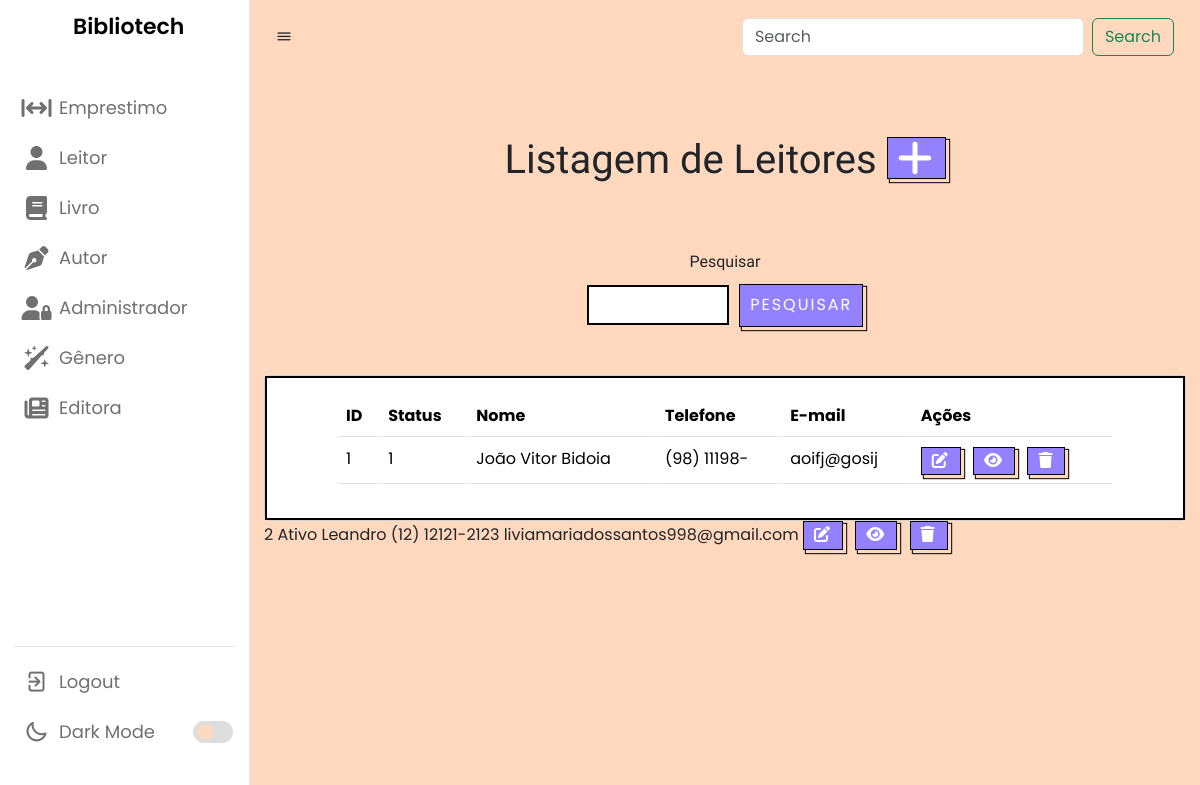
The page /listarLeitor.php on the database as committed earlier.
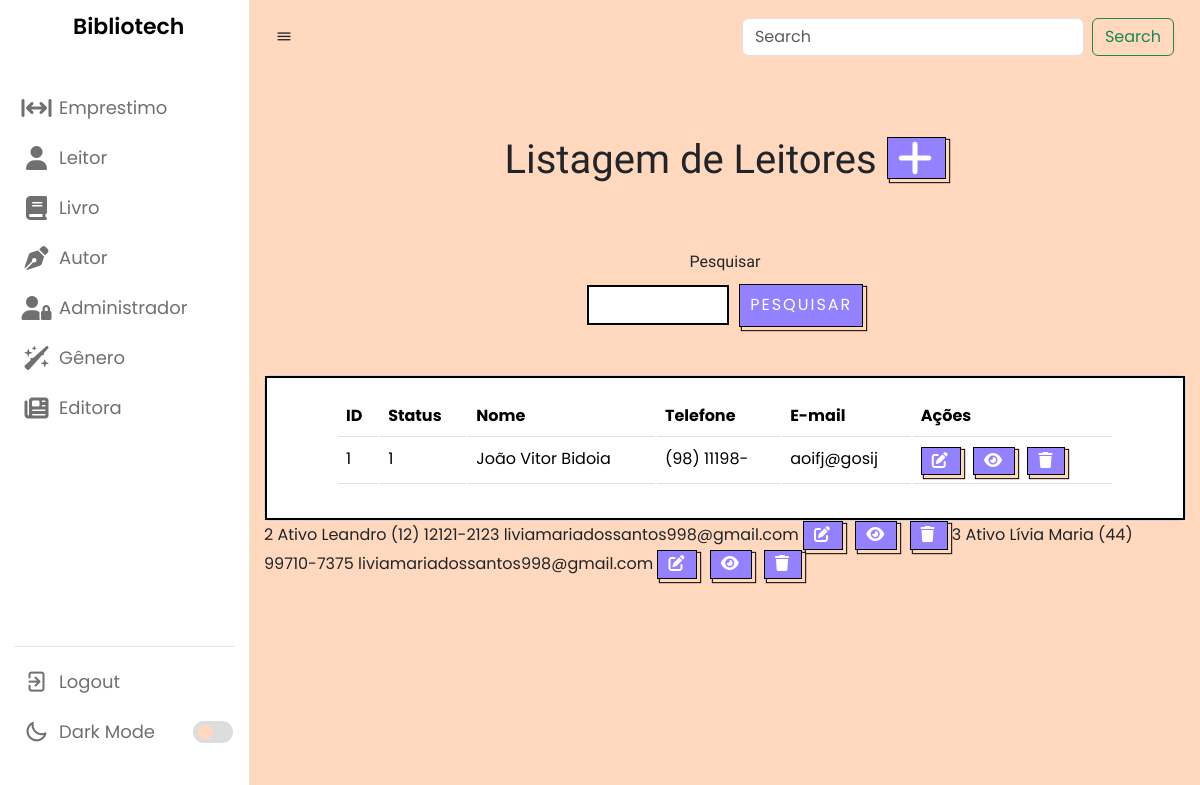
The same page on the database as committed later.
### tables this page shows
CREATE TABLE `leitor` (
  `id` int(11) NOT NULL,
  `status` varchar(45) NOT NULL,
  `nome` varchar(100) NOT NULL,
  `telefone` varchar(15) NOT NULL,
  `endereco` varchar(100) NOT NULL,
  `dn` date NOT NULL,
  `cpf` varchar(11) NOT NULL,
  `email` varchar(100) NOT NULL,
  `senha` varchar(255) NOT NULL,
  `nomeResp` varchar(100) DEFAULT NULL,
  `cpfResp` varchar(11) DEFAULT NULL,
  `telResp` varchar(45) DEFAULT NULL
);

### listarLeitor.php (the view, shortened to what this page needs)
<?php
require_once("conexao.php");
$V_WHERE = "";
$sql = "select * from leitor
where 1 = 1" . $V_WHERE;
$resultado = mysqli_query($conexao, $sql);
?>
<!DOCTYPE html>
<html lang="pt-br">
<head>
    <link rel="stylesheet" href="css/style.css">
    <link rel="stylesheet" href="css/cadastrar.css">
    <link rel="stylesheet" href="css/bootstrap.css">
    <link rel="stylesheet" href="https://unicons.iconscout.com/release/v4.0.0/css/line.css">
</head>
<body>
    <nav>
        <div class="logo-name">
            <span class="logo_name">Bibliotech</span>
        </div>
        <div class="menu-items">
            <ul class="nav-links">
                <?php require_once('sidebar.php') ?>
            </ul>
            <ul class="logout-mode">
                <li><a href="#">
                        <i class="uil uil-signout"></i>
                        <span class="link-name">Logout</span>
                    </a></li>
                <li class="mode">
                    <a href="#">
                        <i class="uil uil-moon"></i>
                        <span class="link-name">Dark Mode</span>
                    </a>
                    <div class="mode-toggle">
                        <span class="switch"></span>
                    </div>
                </li>
            </ul>
        </div>
    </nav>
    <section class="dashboard">
        <div class="navbar bg-body-tertiary">
            <div class="container-fluid">
                <i class="uil uil-bars sidebar-toggle"></i>
                <form class="d-flex" role="search">
                    <input class="form-control me-2" type="search" placeholder="Search" aria-label="Search">
                    <button class="btn btn-outline-success" type="submit">Search</button>
                </form>
            </div>
        </div>
        <br><br><br>
        <h1 class="titulo">Listagem de Leitores <a href="cadastrarLeitor.php" class="botao">
                <i class="fa-solid fa-plus"></i>
            </a></h1>
        <br><br>
        <center>
            <form method="post">
                <label name="nome" for="exampleFormControlInput1" class="titulo">Pesquisar</label>
                <div class="input-button-container">
                    <input name="nome" type="text" class="formcampo">
                    <button name="pesquisar" stype="button" class="botaopesquisar">Pesquisar</button>
                </div>
                <br><br>
            </form>
        </center>
        <center>
            <div class="card cardlistar">
                <div class="card-body cardlistar2">
                    <table class="table">
                        <thead>
                            <tr>
                                <td scope="col"><b>ID</b></td>
                                <td scope="col"><b>Status</b></td>
                                <td scope="col"><b>Nome</b></td>
                                <td scope="col"><b>Telefone</b></td>
                                <td scope="col"><b>E-mail</b></td>
                                <td scope="col"><b>Ações</b></td>
                            </tr>
                        </thead>
                        <tbody>
                            <?php while ($linha = mysqli_fetch_array($resultado)) { ?>
                                <tr>
                                    <td>
                                        <?= $linha['id'] ?>
                                    </td>
                                    <td>
                                        <?= $linha['status'] ?>
                                    </td>
                                    <td>
                                        <?= $linha['nome'] ?>
                                    </td>
                                    <td>
                                        <?= $linha['telefone'] ?>
                                    </td>
                                    <td>
                                        <?= $linha['email'] ?>
                                    </td>
                                    <td>
                                        <a style="margin-right: 8px;" href="alterarLeitor.php? id=<?= $linha['id'] ?>"
                                            class="botao">
                                            <i class="fa-solid fa-pen-to-square"></i></a>
                                        <button  data-bs-toggle="modal" data-bs-target="#exampleModal" style="margin-right: 8px;"
                                             name="info" class="botao">
                                            <i class="fa-solid fa-eye"></i>
                                        </button>
                                        <a href="listarLeitor.php?id=<?= $linha['id'] ?>" class="botao"
                                            data-bs-toggle="modal" data-bs-target="#exampleModal1">
                                            <i class="fa-sharp fa-solid fa-trash"></i> </a>
                                    </td>
                                </tr>
                        </tbody>
                    </table>
                </div>
            </div>
        </center>
        <?php } ?>
    </section>
</body>
</html>

### sidebar.php (shortened to what this page needs)
<li><a class="emprestimo-btn">
        <i class="fa-solid fa-arrows-left-right-to-line"></i><span class="link-name">Emprestimo</span></a>
</li>
<li><a class="leitor-btn">
        <i class="fa-solid fa-user"></i><span class="link-name">Leitor</span></a>
</li>
<li><a class="livro-btn">
        <i class="fa-solid fa-book"></i><span class="link-name">Livro</span></a>
</li>
<li><a class="autor-btn">
        <i class="fa-solid fa-pen-nib"></i><span class="link-name">Autor</span></a>
</li>
<li><a class="administrador-btn">
        <i class="fa-solid fa-user-lock"></i><span class="link-name">Administrador</span></a>
</li>
<li><a class="genero-btn">
        <i class="fa-solid fa-wand-sparkles"></i><span class="link-name">Gênero</span></a>
</li>
<li><a class="editora-btn">
        <i class="fa-solid fa-newspaper"></i><span class="link-name">Editora</span></a>
</li>

### css/style.css (style rules this page uses)
* { margin: 0; padding: 0; box-sizing: border-box; font-family: 'Poppins', sans-serif; }
:root { --primary-color: #9381ff; --panel-color: #ffd8be; --text-color: #000; --black-light-color: #707070; --border-color: #e6e5e5; --toggle-color: #DDD; --box1-color: #4DA3FF; --box2-color: #FFE6AC; --box3-color: #E7D1FC; --index-i: #9381ff; --title-icon-color: #fff; --nav-color: white; --tran-05: all 0.5s ease; --tran-03: all 0.3s ease; --tran-03: all 0.2s ease; }
body { min-height: 100vh; background-color: var(--primary-color); }
nav { position: fixed; top: 0; left: 0; height: 100%; width: 250px; padding: 10px 14px; background-color: var(--nav-color); border-right: 1px solid var(--border-color); transition: var(--tran-05); }
nav .logo-name { display: flex; align-items: center; }
nav .logo-name .logo_name { font-size: 22px; font-weight: 600; color: var(--text-color); margin-left: 14px; transition: var(--tran-05); }
nav .menu-items { margin-top: 40px; height: calc(100% - 90px); display: flex; flex-direction: column; justify-content: space-between; }
.menu-items li { list-style: none; }
.menu-items li a { display: flex; align-items: center; height: 50px; text-decoration: none; position: relative; }
.menu-items li a i { font-size: 24px; min-width: 45px; height: 100%; display: flex; align-items: center; justify-content: center; color: var(--black-light-color); }
.menu-items li a .link-name { font-size: 18px; font-weight: 400; color: var(--black-light-color); transition: var(--tran-05); }
.menu-items .logout-mode { padding-top: 10px; border-top: 1px solid var(--border-color); }
.menu-items .mode { display: flex; align-items: center; white-space: nowrap; }
.menu-items .mode-toggle { position: absolute; right: 14px; height: 50px; min-width: 45px; display: flex; align-items: center; justify-content: center; cursor: pointer; }
.mode-toggle .switch { position: relative; display: inline-block; height: 22px; width: 40px; border-radius: 25px; background-color: var(--toggle-color); }
.switch:before { content: ""; position: absolute; left: 5px; top: 50%; transform: translateY(-50%); height: 15px; width: 15px; background-color: var(--panel-color); border-radius: 50%; transition: var(--tran-03); }
.dashboard { position: relative; left: 250px; background-color: var(--panel-color); min-height: 100vh; width: calc(100% - 250px); padding: 10px 14px; transition: var(--tran-05); }
table tbody td { height: 2.8rem; color: #000000; }
table tbody tr:last-child td { border: 2; }
nav ul { list-style: none; }
nav ul li { line-height: 60px; }
.formcampo { border: 2px solid black; display: block; width: 30%; padding: 0.375rem 0.75rem; font-size: 1rem; font-weight: 400; line-height: 1.5; flex: 1; }
.input-button-container { display: flex; align-items: center; width: 30%; }

### css/cadastrar.css (style rules this page uses)
.titulo { padding-bottom: 10px; text-align: center; font-family: Fjalla One; }
.botao { background-color: #9381ff; border: 1px solid black; box-shadow: 3px 3px 1px #ffd8be, 3px 3px 1px 1px black; color: #fff; cursor: pointer; display: inline-block; letter-spacing: 2px; line-height: 20pt; margin: 0 auto; outline: none; padding: 0 10px; text-transform: uppercase; transition: .2 all ease-in-out; }
.botaopesquisar { background-color: #9381ff; border: 1px solid black; box-shadow: 3px 3px 1px #ffd8be, 3px 3px 1px 1px black; color: #fff; cursor: pointer; display: inline-block; letter-spacing: 2px; line-height: 20pt; margin: 0 auto; outline: none; padding: 7px 10px; text-transform: uppercase; transition: .2 all ease-in-out; margin-left: 10px; }

Rows that differ between the two databases and show on the page:
added leitor: id "3", status "Ativo", nome "Lívia Maria", telefone "(44) 99710-7375", email "liviamariadossantos998@gmail.com"
